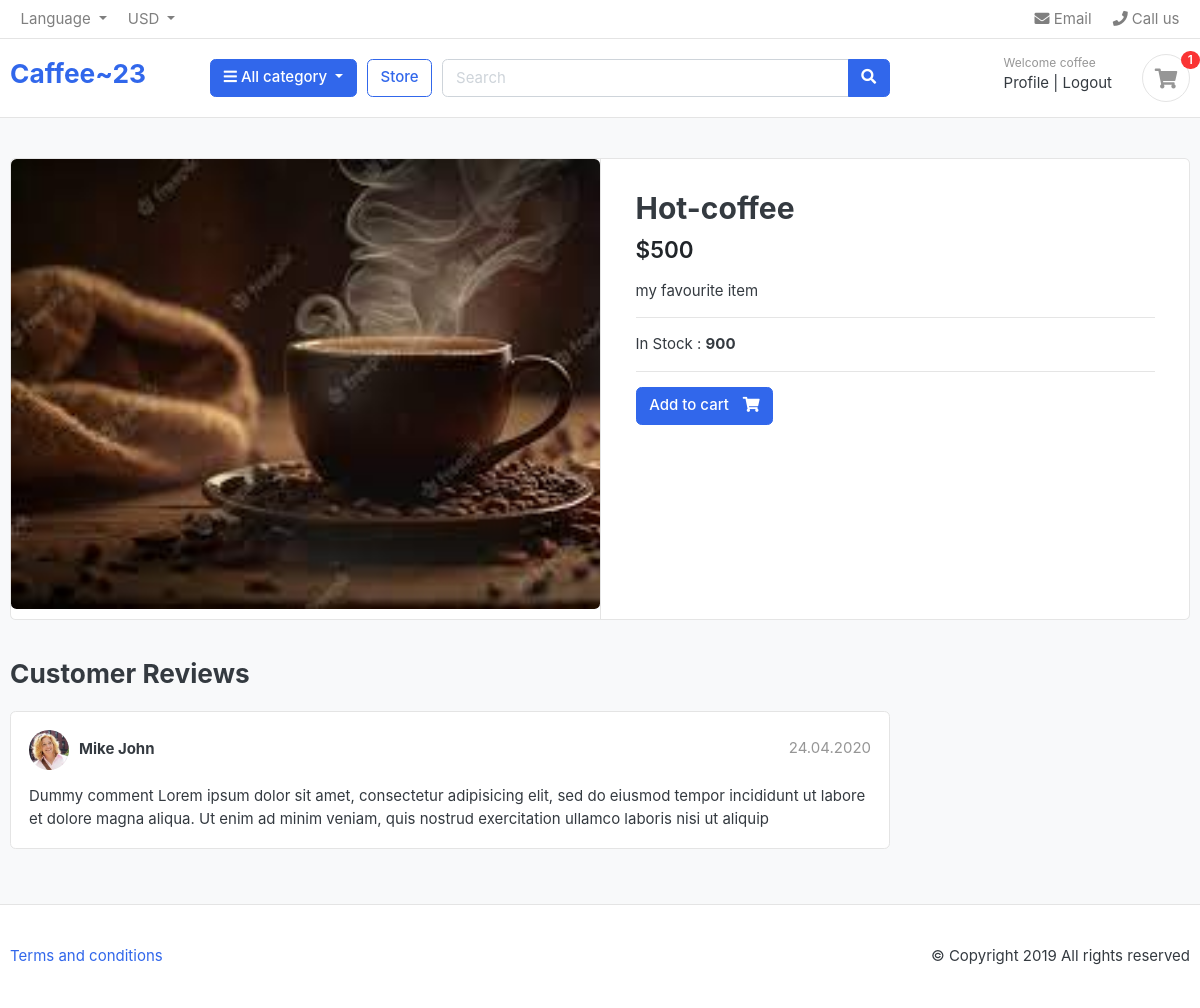
Page /store/hot-coffee/hot-coffee/ (signed in) on the committed database.
### store/models.py (models this page shows, shortened)
class Product(models.Model):
    product_name = models.CharField(max_length=200, unique=True)
    slug = models.SlugField(max_length=200, unique=True)
    description = models.TextField(max_length=500, blank=True)
    price = models.IntegerField()
    image = models.ImageField(upload_to='photos/products')
    stock = models.IntegerField()
    is_available = models.BooleanField(default=True)
    category = models.ForeignKey(Category, on_delete=models.CASCADE)
    created_date = models.DateTimeField(auto_now_add=True)
    modified_date = models.DateTimeField(auto_now=True)

### store/views.py (the view)
# urls.py: path('<slug:category_slug>/<slug:product_slug>/', views.product_detail, name='product_detail'),
def product_detail(request, category_slug, product_slug):
    product = Product.objects.get(slug=product_slug, category__slug=category_slug)
    cart_items_count = CartItem.objects.filter(user=request.user).count()
    context = {"product": product, 'cart_items_count': cart_items_count}
    return render(request, "store/product-detail.html", context)

### store/templates/store/product-detail.html (shortened to what this page needs)
{% extends 'base.html' %}
{% block body%}
<section class="section-content padding-y bg">
      <div class="container">
        <div class="card">
          <div class="row no-gutters">
            <aside class="col-md-6">
              <article class="gallery-wrap">
                <div class="img-big-wrap">
                  <a href="#"><img src="{{product.image.url}}" /></a>
                </div>
              </article>
            </aside>
            <main class="col-md-6 border-left">
              <article class="content-body">
                <h2 class="title">{{product.product_name}}</h2>
                <div class="mb-3">
                  <var class="price h4">${{product.price}}</var>
                </div>
                <p>
                  {{product.description}}
                </p>
                <hr />
                <p>
                  In Stock : <b>{{product.stock}}</b>
                </p>
                <hr />
                <form method="post">
                  <a href="{% url 'add_cart' product.id %}" class="btn btn-primary">
                    <span class="text">Add to cart</span>
                    <i class="fas fa-shopping-cart"></i>
                  </a>
                </form>
              </article>
            </main>
          </div>
        </div>
        <br />
        <div class="row">
          <div class="col-md-9">
            <header class="section-heading">
              <h3>Customer Reviews</h3>
            </header>
            <article class="box mb-3">
              <div class="icontext w-100">
                <img
                  src="./images/avatars/avatar1.jpg"
                  class="img-xs icon rounded-circle"
                />
                <div class="text">
                  <span class="date text-muted float-md-right"
                    >24.04.2020
                  </span>
                  <h6 class="mb-1">Mike John</h6>
                </div>
              </div>
              <div class="mt-3">
                <p>
                  Dummy comment Lorem ipsum dolor sit amet, consectetur
                  adipisicing elit, sed do eiusmod tempor incididunt ut labore
                  et dolore magna aliqua. Ut enim ad minim veniam, quis nostrud
                  exercitation ullamco laboris nisi ut aliquip
                </p>
              </div>
            </article>
          </div>
        </div>
      </div>
    </section>
{% endblock %}

### templates/base.html (shortened to what this page needs)
<!DOCTYPE html>
{% load static %}
<html lang="en">
  <head>
    <link href="{% static 'css/bootstrap.css' %}" rel="stylesheet" type="text/css" />
    <link
      href="{% static 'fonts/fontawesome/css/all.min.css' %}"
      type="text/css"
      rel="stylesheet"
    />
    <link href="{% static 'css/ui.css' %}" rel="stylesheet" type="text/css" />
    <link
      href="{% static 'css/responsive.css' %}"
      rel="stylesheet"
      media="only screen and (max-width: 1200px)"
    />
  </head>
<body>
  <header class="section-header">
    <nav class="navbar p-md-0 navbar-expand-sm navbar-light border-bottom">
    <div class="container">
      <div class="collapse navbar-collapse" id="navbarTop4">
        <ul class="navbar-nav mr-auto">
          <li class="nav-item dropdown">
           <a href="#" class="nav-link dropdown-toggle" data-toggle="dropdown">   Language </a>
        </li>
        <li class="nav-item dropdown">
          <a href="#" class="nav-link dropdown-toggle" data-toggle="dropdown"> USD </a>
        </li>
        </ul>
        <ul class="navbar-nav">
        <li><a href="#" class="nav-link"> <i class="fa fa-envelope"></i> Email </a></li>
        <li><a href="#" class="nav-link"> <i class="fa fa-phone"></i> Call us </a></li>
      </ul>
      </div>
    </div>
    </nav>
    <section class="header-main border-bottom">
      <div class="container">
    <div class="row align-items-center">
      <div class="col-lg-2 col-md-3 col-6">
        <a href="{% url 'home' %}" class="brand-wrap">
          <h3>Caffee~23</h3>
        </a>
      </div>
      <div class="col-lg col-sm col-md col-6 flex-grow-0">
        <div class="category-wrap dropdown d-inline-block float-right">
          <button type="button" class="btn btn-primary dropdown-toggle" data-toggle="dropdown">
            <i class="fa fa-bars"></i> All category
          </button>
        </div>
      </div>
      <a href="{% url 'store' %}" class="btn btn-outline-primary">Store</a>
      <div class="col-lg  col-md-6 col-sm-12 col">
        <form action="#" class="search">
          <div class="input-group w-100">
              <input type="text" class="form-control" style="width:60%;" placeholder="Search">
              <div class="input-group-append">
                <button class="btn btn-primary" type="submit">
                  <i class="fa fa-search"></i>
                </button>
              </div>
            </div>
        </form>
      </div>
      <div class="col-lg-3 col-sm-6 col-8 order-2 order-lg-3">
            <div class="d-flex justify-content-end mb-3 mb-lg-0">
              <div class="widget-header">
                {% if request.user.is_authenticated %}
                <small class="title text-muted">Welcome {{request.user}}</small>
                <div>
                  <a href="{% url 'profile' %}">Profile</a> <span class="dark-transp"> | </span>
                  <a href="{% url 'logout' %}"> Logout</a>
                </div>
                {% else %}
                <small class="title text-muted">Welcome guest!</small>
                <div>
                  <a href="{% url 'login' %}">Sign in</a> <span class="dark-transp"> | </span>
                  <a href="{% url 'register' %}"> Register</a>
                </div>
                {% endif %}
              </div>
              <a href="{% url 'cart' %}" class="widget-header pl-3 ml-3">
                <div class="icon icon-sm rounded-circle border"><i class="fa fa-shopping-cart"></i></div>
                <span class="badge badge-pill badge-danger notify">{{cart_items_count}}</span>
              </a>
            </div>
          </div>
    </div>
      </div>
    </section>
    </header>
      {% block body %}
      {% endblock %}
    {% include 'footer.html' %}
</body>
</html>

### static/css/ui.css (style rules this page uses)
html { font-family: "Inter", sans-serif; font-size: 15px; }
.content-body { flex: 1 1 auto; padding: 2rem 2.3rem; }
.icon-xs, .icon-sm, .icon-md, .icon-lg { display: inline-block; text-align: center; flex-shrink: 0; flex-grow: 0; }
.icon-sm { width: 48px; height: 48px; line-height: 48px !important; font-size: 20px; }
.img-xs, .img-sm, .img-md, .img-lg { -o-object-fit: cover; object-fit: cover; flex-shrink: 0; flex-grow: 0; }
.img-xs { width: 40px; height: 40px; }
.padding-y { padding-top: 40px; padding-bottom: 40px; }
var { font-style: normal; }
article:after, .form-group:after { display: block; clear: both; content: ""; }
.bg { background-color: #f8f9fa; }
.section-heading { margin-bottom: 20px; margin-top: 15px; }
p:last-child { margin-bottom: 0; }
.header-main { position: relative; padding-top: 1rem; padding-bottom: 1rem; }
.widget-header { display: inline-block; vertical-align: middle; position: relative; }
.widget-header a { color: #343a40; }
.widget-header i { color: #969696; }
.widget-header .title { display: block; }
.widget-header .notify { position: absolute; top: -3px; right: -10px; }
.btn .text + i { margin-left: 10px; }
.icontext { display: inline-flex; align-items: center; vertical-align: middle; }
.icontext .text { width: 100%; line-height: 1.2; }
.icontext .icon { position: relative; margin-right: 10px; flex-shrink: 0; flex-grow: 0; }
.notify { position: absolute; top: -4px; right: -10px; display: inline-block; padding: 0.25em 0.6em; font-size: 12px; line-height: 1; text-align: center; border-radius: 3rem; color: #fff; background-color: #fa3434; }
.price { font-weight: 600; color: #212529; }
.box { padding: 18px; background: #fff; border-radius: 0.37rem; border: 1px solid #e4e4e4; }
.box img { max-width: 100%; }
.gallery-wrap .img-big-wrap { margin-bottom: 10px; border-radius: 0.37rem; overflow: hidden; background-color: #fff; }
.gallery-wrap .img-big-wrap a { text-align: center; display: block; }
.gallery-wrap .img-big-wrap img { height: 450px; width: auto; display: inline-block; }

### rows in the picture
Product: image (picture), product_name "Hot-coffee", price "500", description "my favourite item", stock "900"

### other values in the picture
{{ request.user }} "coffee"
{{ cart_items_count }} "1"
